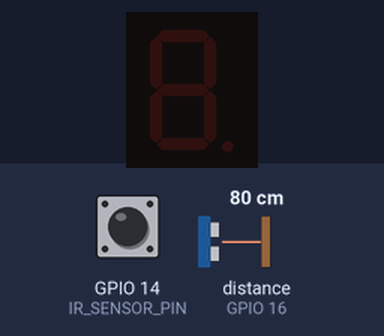
A sketch run on a simulated ESP32. Parts: 1-digit seven-segment display. Wiring (inferred from the names in the program): ultrasonic range finder: trigger GPIO 4; echo GPIO 16; 1-digit 7-segment display, segments lit when HIGH: segments GPIO 23, GPIO 22, GPIO 21, GPIO 19, GPIO 18, GPIO 5, GPIO 17. The inputs (shaded band) are chosen by the test bench; at power-on: distance to the obstacle (sensor on GPIO 16) 80 cm, GPIO 14 (IR_SENSOR_PIN) LOW. The echo pulse lasts 58.3 µs per cm; the segment pins are drawn as the display they are named for; what the sketch prints to the serial monitor is not drawn.

Above: at 1.2 s.
1.3 s: distance to the obstacle (sensor on GPIO 16) set to 10 cm
2.8 s: distance to the obstacle (sensor on GPIO 16) set to 7 cm
At 4.1 s:
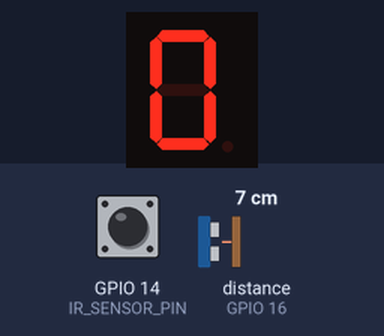
4.4 s: GPIO 14 (IR_SENSOR_PIN) driven HIGH
At 4.7 s:
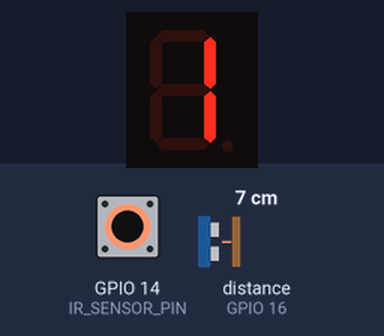
5.9 s: GPIO 14 (IR_SENSOR_PIN) pulsed LOW 5 times (0.12 s each, 0.3 s apart)
At 7.7 s:
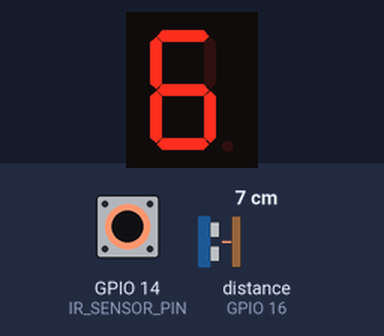
8.9 s: GPIO 14 (IR_SENSOR_PIN) pulsed LOW 2 times (0.12 s each, 0.3 s apart)
At 10.0 s:
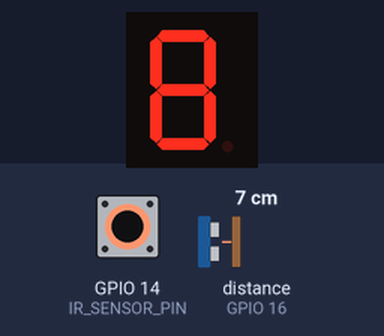
Timing chart, 0 to 11.9 s (numbered marks = the images above; inputs shaded):
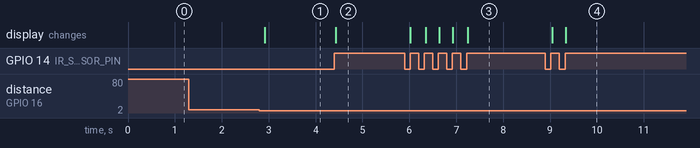

Measured:
- after the input at 1.3 s, every drawn part: stays the same
- after the input at 2.8 s, the display: changes after 0.11 s (image 1)
- after the input at 4.4 s, the display: changes at once (image 2)
- after the input at 5.9 s, the display: first changes after 0.12 s (image 3 shows a later state)
- after the input at 8.9 s, the display: first changes after 0.15 s (image 4 shows a later state)

The sketch:

check_in_out_mini_project.ino
```cpp
// ------------------------------------------
// ESP32 Entry Counter Mini Project
// IR Sensor -> count++
// Ultrasonic Sensor -> count--
// 7-Segment Display Output
// ------------------------------------------

// ------------------------------
// PIN Configurations
// ------------------------------
#define IR_SENSOR_PIN 14

// Ultrasonic pins
#define TRIG_PIN 4
#define ECHO_PIN 16
#define SOUND_SPEED 0.034

// 7-segment display pins (common cathode)
int segPins[] = {23, 22, 21, 19, 18, 5, 17};

// Digit patterns (0–9)
byte numbers[10][7] = {
  {1,1,1,1,1,1,0}, //0
  {0,1,1,0,0,0,0}, //1
  {1,1,0,1,1,0,1}, //2
  {1,1,1,1,0,0,1}, //3
  {0,1,1,0,0,1,1}, //4
  {1,0,1,1,0,1,1}, //5
  {1,0,1,1,1,1,1}, //6
  {1,1,1,0,0,0,0}, //7
  {1,1,1,1,1,1,1}, //8
  {1,1,1,1,0,1,1}  //9
};

// ------------------------------
// Global state variables
// ------------------------------
int countValue = 0;

bool irPrevious = 0;

// Ultrasonic state logic
bool objectPresent = false;
bool lockTriggered = false;
int hit = 0;
int release = 0;


// ------------------------------
// Setup
// ------------------------------
void setup() {
  Serial.begin(115200);

  pinMode(IR_SENSOR_PIN, INPUT);

  pinMode(TRIG_PIN, OUTPUT);
  pinMode(ECHO_PIN, INPUT);

  // 7-segment init
  for (int i = 0; i < 7; i++) {
    pinMode(segPins[i], OUTPUT);
    digitalWrite(segPins[i], LOW);
  }
}

// ------------------------------
// Ultrasonic reading
// ------------------------------
float getDist() {
  digitalWrite(TRIG_PIN, LOW);
  delayMicroseconds(5);
  digitalWrite(TRIG_PIN, HIGH);
  delayMicroseconds(10);
  digitalWrite(TRIG_PIN, LOW);

  long dur = pulseIn(ECHO_PIN, HIGH, 30000);
  if (dur == 0) return 999;

  return dur * SOUND_SPEED / 2;
}

// ------------------------------
// 7-Segment display
// ------------------------------
void showNumber(int num) {
  num = num % 10;

  for (int i = 0; i < 7; i++) {
    digitalWrite(segPins[i], numbers[num][i]);
  }
}


// ------------------------------
// MAIN LOOP
// ------------------------------
void loop() {

  // ===============================================
  // 1) IR SENSOR → count++  (Entry)
  // ===============================================
  bool irState = digitalRead(IR_SENSOR_PIN);
  //Serial.println(irState);
  if (irState == 1 && irPrevious == 0) {
    countValue++;
    Serial.print("IR detected → Count: ");
    Serial.println(countValue);
    showNumber(countValue);
  }
  irPrevious = irState;


  // ===============================================
  // 2) ULTRASONIC SENSOR → count-- (Exit)
  // ===============================================
  float d = getDist();

  bool detected = (d > 2 && d < 8);   // obstacle zone
  bool released = (d > 9);            // clear zone

  if (detected) {
    hit++;
    release = 0;
  } else if (released) {
    release++;
    hit = 0;
  }

  // Confirm object arrival
  if (hit >= 3 && !objectPresent && !lockTriggered) {
    objectPresent = true;
    lockTriggered = true;

    countValue--;
    if (countValue < 0) countValue = 0;

    Serial.print("Ultrasonic detected EXIT → Count: ");
    Serial.println(countValue);

    showNumber(countValue);
    hit = 0;
  }

  // Confirm object removed
  if (objectPresent && release >= 5) {
    objectPresent = false;
    lockTriggered = false;
    release = 0;
  }


  // ===============================================
  // Smooth loop
  // ===============================================
  delay(40);
}
```
